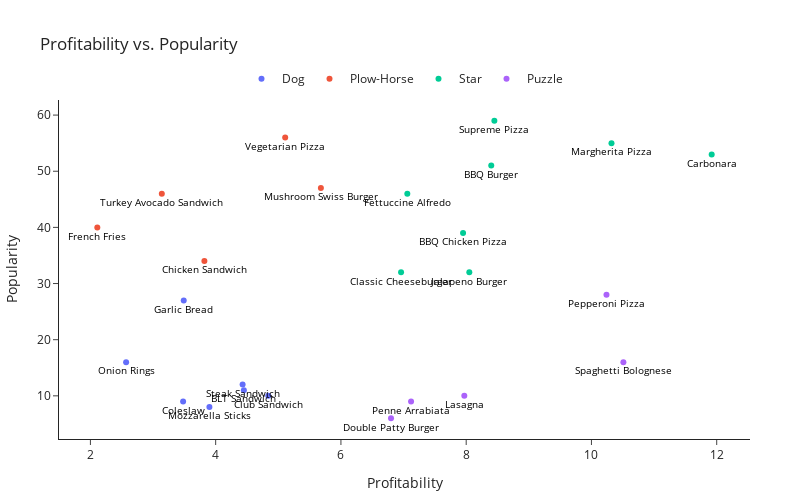

Notebook code cell kept with this figure:
### Markdown cell above
# Visualization 1

### Code cell
import plotly.express as px

# Define thresholds for profitability and popularity
profitability_threshold = df['contribution_margin'].mean()
popularity_threshold = df['number_sold'].mean()

# Assign labels based on profitability and popularity categories
df['label'] = ''
df.loc[(df['contribution_margin'] > profitability_threshold) & (df['number_sold'] > popularity_threshold), 'label'] = 'Star'
df.loc[(df['contribution_margin'] > profitability_threshold) & (df['number_sold'] <= popularity_threshold), 'label'] = 'Puzzle'
df.loc[(df['contribution_margin'] <= profitability_threshold) & (df['number_sold'] > popularity_threshold), 'label'] = 'Plow-Horse'
df.loc[(df['contribution_margin'] <= profitability_threshold) & (df['number_sold'] <= popularity_threshold), 'label'] = 'Dog'

# Create a scatter plot using Plotly Express
fig = px.scatter(df, x='contribution_margin', y='number_sold', color='label', text='menu_item', size_max=10)

# Customize the plot
fig.update_traces(textfont=dict(color='black', size=10), hovertemplate='<b>%{text}</b>')
fig.update_layout(title='Profitability vs. Popularity',
                  xaxis_title='Profitability',
                  yaxis_title='Popularity',
                  width=800,  # Adjust the width
                  height=500,  # Adjust the height
                  template='simple_white',  # Set the template to 'simple_white'
                  margin=dict(t=100, b=50, l=50, r=50))  # Add margins to the plot

# Set legend properties
fig.update_layout(
    legend=dict(
        title=None,
        orientation='h',
        yanchor='bottom',
        y=1.02,
        xanchor='center',
        x=0.5,
        itemclick=False
    )
)

# Adjust label positions to be below the data points
fig.update_traces(textposition='bottom center')

# Show the plot
fig.show()

### Figure 1 — Plotly figure (JSON) as saved in the notebook; plotly's stock layout.template omitted (floating-point values rounded to 4 significant figures)
{"data": [{"hovertemplate": "<b>%{text}</b>", "legendgroup": "Dog", "marker": {"color": "#636efa", "symbol": "circle"}, "mode": "markers+text", "name": "Dog", "orientation": "v", "showlegend": true, "text": ["Garlic Bread", "Onion Rings", "Mozzarella Sticks", "Coleslaw", "Club Sandwich", "BLT Sandwich", "Steak Sandwich"], "textfont": {"color": "black", "size": 10}, "textposition": "bottom center", "type": "scatter", "x": [3.49, 2.57, 3.9, 3.48, 4.84, 4.45, 4.43], "xaxis": "x", "y": [27, 16, 8, 9, 10, 11, 12], "yaxis": "y"}, {"hovertemplate": "<b>%{text}</b>", "legendgroup": "Plow-Horse", "marker": {"color": "#EF553B", "symbol": "circle"}, "mode": "markers+text", "name": "Plow-Horse", "orientation": "v", "showlegend": true, "text": ["French Fries", "Vegetarian Pizza", "Chicken Sandwich", "Turkey Avocado Sandwich", "Mushroom Swiss Burger"], "textfont": {"color": "black", "size": 10}, "textposition": "bottom center", "type": "scatter", "x": [2.11, 5.11, 3.82, 3.14, 5.68], "xaxis": "x", "y": [40, 56, 34, 46, 47], "yaxis": "y"}, {"hovertemplate": "<b>%{text}</b>", "legendgroup": "Star", "marker": {"color": "#00cc96", "symbol": "circle"}, "mode": "markers+text", "name": "Star", "orientation": "v", "showlegend": true, "text": ["Supreme Pizza", "Margherita Pizza", "BBQ Chicken Pizza", "Fettuccine Alfredo", "Carbonara", "Jalapeno Burger", "Classic Cheeseburger", "BBQ Burger"], "textfont": {"color": "black", "size": 10}, "textposition": "bottom center", "type": "scatter", "x": [8.45, 10.32, 7.95, 7.06, 11.92, 8.05, 6.96, 8.4], "xaxis": "x", "y": [59, 55, 39, 46, 53, 32, 32, 51], "yaxis": "y"}, {"hovertemplate": "<b>%{text}</b>", "legendgroup": "Puzzle", "marker": {"color": "#ab63fa", "symbol": "circle"}, "mode": "markers+text", "name": "Puzzle", "orientation": "v", "showlegend": true, "text": ["Pepperoni Pizza", "Spaghetti Bolognese", "Lasagna", "Penne Arrabiata", "Double Patty Burger"], "textfont": {"color": "black", "size": 10}, "textposition": "bottom center", "type": "scatter", "x": [10.24, 10.51, 7.97, 7.12, 6.8], "xaxis": "x", "y": [28, 16, 10, 9, 6], "yaxis": "y"}], "layout": {"height": 500, "legend": {"itemclick": false, "orientation": "h", "title": {}, "tracegroupgap": 0, "x": 0.5, "xanchor": "center", "y": 1.02, "yanchor": "bottom"}, "margin": {"b": 50, "l": 50, "r": 50, "t": 100}, "title": {"text": "Profitability vs. Popularity"}, "width": 800, "xaxis": {"anchor": "y", "autorange": true, "domain": [0, 1], "range": [1.498, 12.53], "title": {"text": "Profitability"}, "type": "linear"}, "yaxis": {"anchor": "x", "autorange": true, "domain": [0, 1], "range": [2.316, 62.68], "title": {"text": "Popularity"}, "type": "linear"}}}
